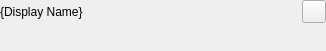
<?xml version="1.0" encoding="UTF-8"?>
<ui version="4.0">
 <class>BuildStepForm</class>
 <widget class="QWidget" name="BuildStepForm">
  <property name="geometry">
   <rect>
    <x>0</x>
    <y>0</y>
    <width>326</width>
    <height>51</height>
   </rect>
  </property>
  <property name="windowTitle">
   <string>Build Step Form</string>
  </property>
  <layout class="QVBoxLayout" name="verticalLayout">
   <property name="spacing">
    <number>2</number>
   </property>
   <property name="leftMargin">
    <number>0</number>
   </property>
   <property name="topMargin">
    <number>0</number>
   </property>
   <property name="rightMargin">
    <number>0</number>
   </property>
   <property name="bottomMargin">
    <number>0</number>
   </property>
   <item>
    <layout class="QHBoxLayout" name="header_hbox">
     <property name="spacing">
      <number>2</number>
     </property>
     <item>
      <widget class="QLabel" name="display_name_label">
       <property name="text">
        <string>{Display Name}</string>
       </property>
       <property name="cssClasses" stdset="0">
        <string>section-title</string>
       </property>
      </widget>
     </item>
     <item>
      <widget class="QToolButton" name="edit_source_btn">
       <property name="statusTip">
        <string>Edit this action's python script.</string>
       </property>
       <property name="icon">
        <iconset resource="icons/icons.qrc">
         <normaloff>:/icon/file_pen.svg</normaloff>:/icon/file_pen.svg</iconset>
       </property>
      </widget>
     </item>
    </layout>
   </item>
   <item>
    <widget class="BuildStepNotifications" name="notifications" native="true"/>
   </item>
  </layout>
 </widget>
 <customwidgets>
  <customwidget>
   <class>BuildStepNotifications</class>
   <extends>QWidget</extends>
   <header>..action_editor.build_step_notifications</header>
   <container>1</container>
  </customwidget>
 </customwidgets>
 <resources>
  <include location="icons/icons.qrc"/>
 </resources>
 <connections/>
</ui>
